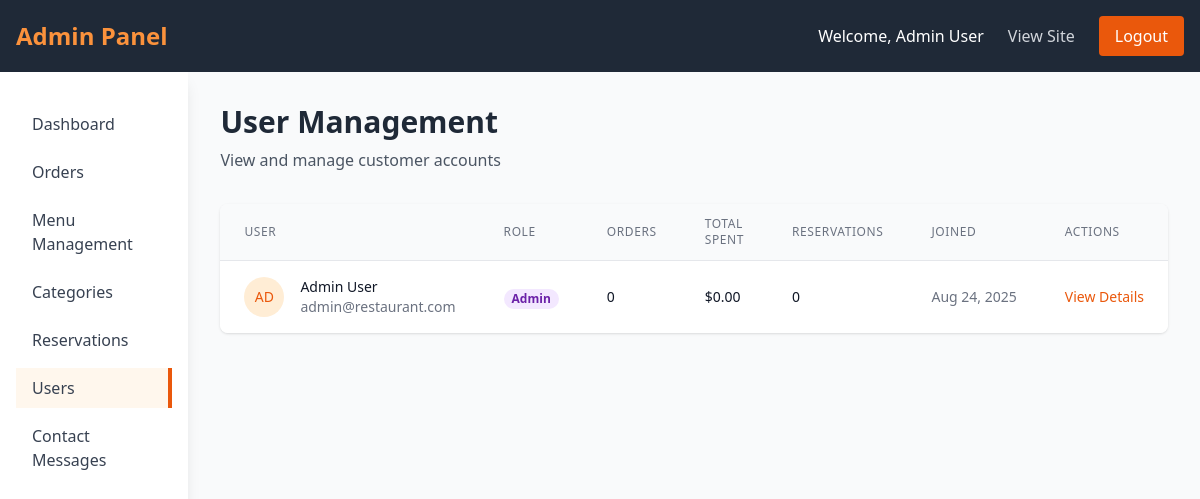
The page /admin/users.php (signed in) on the database its author committed.
### tables this page shows
CREATE TABLE users (
    id INT AUTO_INCREMENT PRIMARY KEY,
    username VARCHAR(50) UNIQUE NOT NULL,
    email VARCHAR(100) UNIQUE NOT NULL,
    password VARCHAR(255) NOT NULL,
    full_name VARCHAR(100) NOT NULL,
    phone VARCHAR(20),
    address TEXT,
    role ENUM('customer', 'admin') DEFAULT 'customer',
    created_at TIMESTAMP DEFAULT CURRENT_TIMESTAMP
);

### admin/users.php (the view, shortened to what this page needs)
<?php
$database = new Database();
$db = $database->getConnection();
$users_query = "SELECT u.*,
                COUNT(DISTINCT o.id) as total_orders,
                SUM(o.total_amount) as total_spent,
                COUNT(DISTINCT r.id) as total_reservations
                FROM users u
                LEFT JOIN orders o ON u.id = o.user_id
                LEFT JOIN reservations r ON u.id = r.user_id
                GROUP BY u.id
                ORDER BY u.created_at DESC";
$users_stmt = $db->prepare($users_query);
$users_stmt->execute();
$users = $users_stmt->fetchAll(PDO::FETCH_ASSOC);
?>
<!DOCTYPE html>
<html lang="en">
<head>
    <script src="https://cdn.tailwindcss.com"></script>
</head>
<body class="bg-gray-50">
    <nav class="bg-gray-800 text-white">
        <div class="max-w-7xl mx-auto px-4">
            <div class="flex justify-between items-center py-4">
                <div class="flex items-center space-x-4">
                    <h1 class="text-2xl font-bold text-orange-400">Admin Panel</h1>
                </div>
                <div class="flex items-center space-x-6">
                    <span>Welcome, <?= htmlspecialchars($_SESSION['full_name']) ?></span>
                    <a href="../index.php" class="text-gray-300 hover:text-white transition">View Site</a>
                    <a href="../logout.php" class="bg-orange-600 text-white px-4 py-2 rounded hover:bg-orange-700 transition">Logout</a>
                </div>
            </div>
        </div>
    </nav>
    <div class="flex">
        <aside class="w-64 bg-white shadow-lg min-h-screen">
            <nav class="mt-8">
                <div class="px-4 space-y-2">
                    <a href="dashboard.php" class="block px-4 py-2 text-gray-700 hover:bg-gray-50 transition">Dashboard</a>
                    <a href="orders.php" class="block px-4 py-2 text-gray-700 hover:bg-gray-50 transition">Orders</a>
                    <a href="menu.php" class="block px-4 py-2 text-gray-700 hover:bg-gray-50 transition">Menu Management</a>
                    <a href="categories.php" class="block px-4 py-2 text-gray-700 hover:bg-gray-50 transition">Categories</a>
                    <a href="reservations.php" class="block px-4 py-2 text-gray-700 hover:bg-gray-50 transition">Reservations</a>
                    <a href="users.php" class="block px-4 py-2 text-gray-700 bg-orange-50 border-r-4 border-orange-600 font-medium">Users</a>
                    <a href="messages.php" class="block px-4 py-2 text-gray-700 hover:bg-gray-50 transition">Contact Messages</a>
                </div>
            </nav>
        </aside>
        <main class="flex-1 p-8">
            <div class="mb-8">
                <h1 class="text-3xl font-bold text-gray-800">User Management</h1>
                <p class="text-gray-600 mt-2">View and manage customer accounts</p>
            </div>
            <div class="bg-white rounded-lg shadow overflow-hidden">
                <table class="min-w-full divide-y divide-gray-200">
                    <thead class="bg-gray-50">
                        <tr>
                            <th class="px-6 py-3 text-left text-xs font-medium text-gray-500 uppercase tracking-wider">User</th>
                            <th class="px-6 py-3 text-left text-xs font-medium text-gray-500 uppercase tracking-wider">Role</th>
                            <th class="px-6 py-3 text-left text-xs font-medium text-gray-500 uppercase tracking-wider">Orders</th>
                            <th class="px-6 py-3 text-left text-xs font-medium text-gray-500 uppercase tracking-wider">Total Spent</th>
                            <th class="px-6 py-3 text-left text-xs font-medium text-gray-500 uppercase tracking-wider">Reservations</th>
                            <th class="px-6 py-3 text-left text-xs font-medium text-gray-500 uppercase tracking-wider">Joined</th>
                            <th class="px-6 py-3 text-left text-xs font-medium text-gray-500 uppercase tracking-wider">Actions</th>
                        </tr>
                    </thead>
                    <tbody class="bg-white divide-y divide-gray-200">
                        <?php foreach ($users as $user): ?>
                            <tr>
                                <td class="px-6 py-4 whitespace-nowrap">
                                    <div class="flex items-center">
                                        <div class="w-10 h-10 bg-orange-100 rounded-full flex items-center justify-center">
                                            <span class="text-orange-600 font-medium text-sm">
                                                <?= strtoupper(substr($user['full_name'], 0, 2)) ?>
                                            </span>
                                        </div>
                                        <div class="ml-4">
                                            <div class="text-sm font-medium text-gray-900"><?= htmlspecialchars($user['full_name']) ?></div>
                                            <div class="text-sm text-gray-500"><?= htmlspecialchars($user['email']) ?></div>
                                        </div>
                                    </div>
                                </td>
                                <td class="px-6 py-4 whitespace-nowrap">
                                    <span class="px-2 inline-flex text-xs leading-5 font-semibold rounded-full
                                        <?= $user['role'] === 'admin' ? 'bg-purple-100 text-purple-800' : 'bg-green-100 text-green-800' ?>">
                                        <?= ucfirst($user['role']) ?>
                                    </span>
                                </td>
                                <td class="px-6 py-4 whitespace-nowrap text-sm text-gray-900">
                                    <?= $user['total_orders'] ?: 0 ?>
                                </td>
                                <td class="px-6 py-4 whitespace-nowrap text-sm font-medium text-gray-900">
                                    $<?= number_format($user['total_spent'] ?: 0, 2) ?>
                                </td>
                                <td class="px-6 py-4 whitespace-nowrap text-sm text-gray-900">
                                    <?= $user['total_reservations'] ?: 0 ?>
                                </td>
                                <td class="px-6 py-4 whitespace-nowrap text-sm text-gray-500">
                                    <?= date('M j, Y', strtotime($user['created_at'])) ?>
                                </td>
                                <td class="px-6 py-4 whitespace-nowrap text-sm font-medium">
                                    <a href="users.php?view=<?= $user['id'] ?>" class="text-orange-600 hover:text-orange-900">View Details</a>
                                </td>
                            </tr>
                        <?php endforeach; ?>
                    </tbody>
                </table>
            </div>
        </main>
    </div>
</body>
</html>

### rows shown on the page
users: full_name "AD", full_name "Admin User", email "admin@restaurant.com", role "Admin", total_orders "0", total_spent "0.00", total_reservations "0", created_at "Aug 24, 2025"

### other values the page prints
$_SESSION['full_name'] "Admin User"
